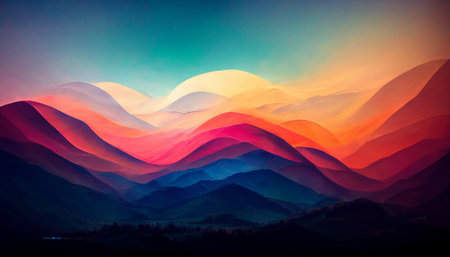
#> input picture Module_1/ex02/landscape.jpg, 450 x 257 px, found by its file name
$ python test_all.py
#> lines starting #> are read from the running program, lines starting #| are printed output that depends on the picture
### Module_1/ex00/give_bmi.py
import numpy as np
from typing import Union


def give_bmi(height: list[Union[int, float]],
             weight: list[Union[int, float]]) -> list[Union[int, float]]:
    if len(height) != len(weight):
        raise ValueError("Lists must be of same length")

    for h in height:
        if not isinstance(h, (int, float)):
            raise TypeError("Height list contains non-numeric value")
    for w in weight:
        if not isinstance(w, (int, float)):
            raise TypeError("Weight list contains non-numeric value")

    h_arr = np.array(height, dtype=float)
    w_arr = np.array(weight, dtype=float)
    return (w_arr / (h_arr ** 2)).tolist()


def apply_limit(bmi: list[Union[int, float]], limit: int) -> list[bool]:
#> called with limit = 26
    for b in bmi:
        if not isinstance(b, (int, float)):
            raise TypeError("BMI list contains non-numeric value")

    return (np.array(bmi) > limit).tolist()

### Module_1/ex02/load_image.py
from PIL import Image
import numpy as np


def ft_load(path: str) -> np.ndarray:
    """
    Charge une image depuis un chemin donné,
    imprime son format et retourne son contenu en RGB.
    Gère les erreurs si le fichier n'est pas trouvable
    ou si le format n'est pas supporté.
    """
#> called with path = 'landscape.jpg'

    try:
        img = Image.open(path)
#> img is the input picture: PIL image 450x257 RGB; mean R, G, B 98.7, 79.1, 89.1
#| The shape of image is: (257, 450, 3)
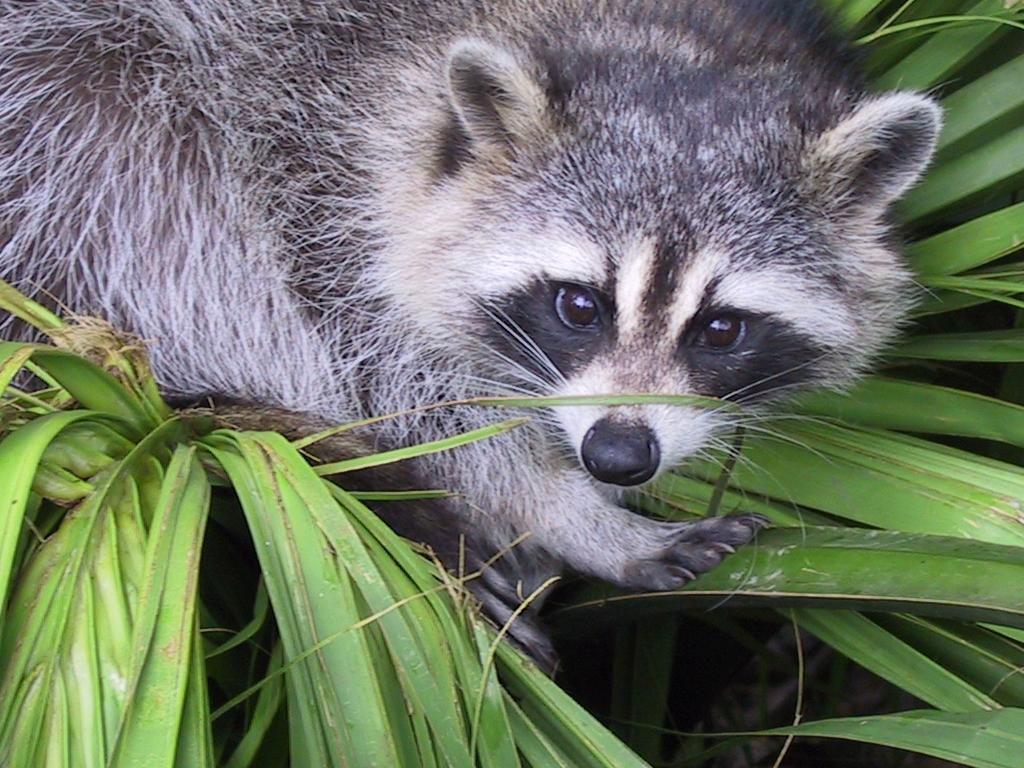
#> input picture Module_1/ex02/animal.jpeg, 1024 x 768 px, found by its file name
#> img is the input picture: PIL image 1024x768 RGB; mean R, G, B 110.7, 117.7, 102.1

        img = img.convert("RGB")
        img_array = np.array(img)

        print(f"The shape of image is: {img_array.shape}")
#| The shape of image is: (768, 1024, 3)

        return img_array

    except FileNotFoundError:
        print(f"❌ Erreur : L'image '{path}' n'a pas été trouvée.")
        return None
    except IOError as e:
        print(f"❌ Erreur : Impossible de lire le fichier '{path}'. {e}")
        return None

### Module_1/ex03/zoom.py
import numpy as np
import matplotlib.pyplot as plt
from ex02.load_image import ft_load


def ft_zoom(path: str) -> np.ndarray:
    """
    Charge une image, affiche sa shape, effectue un zoom 400x400 sur un canal,
    affiche la nouvelle shape et les données de pixels.
    Sauvegarde l'image zoomée avec des axes.
    """
    img = ft_load(path)
    if img is None:
        print("❌ Échec du chargement de l'image.")
        return None

    # Affichage de la forme initiale
    print(f"The shape of image is: {img.shape}")
#| The shape of image is: (768, 1024, 3)
    print(img)
#> (printed output is left out)

    try:
        # Zoom centré, 400x400 sur le canal R (canal 0)
        center_y, center_x = img.shape[0] // 2, img.shape[1] // 2
#> center_y = 384; center_x = 512
        zoom = img[
            center_y - 200:center_y + 200,
            center_x - 200:center_x + 200,
            0:1  # on garde la 3e dimension
        ]
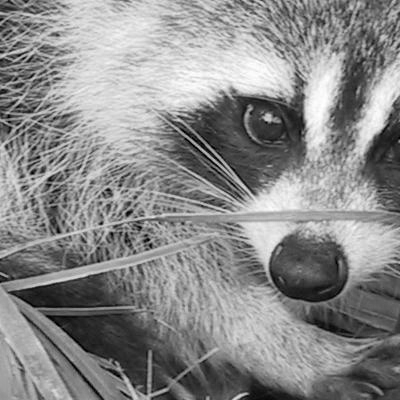
#> zoom: shape (400, 400, 1); min 0, max 255, mean 138.1

        # Affichage de la forme après slicing
        print(f"New shape after slicing: {zoom.shape}")
#| New shape after slicing: (400, 400, 1)
        print(zoom)
#> (printed output is left out)

        # Affichage graphique (sauvegarde dans un fichier)
        fig, ax = plt.subplots()
        im = ax.imshow(zoom, cmap="gray")
        ax.set_title("Zoom sur l'image")
        ax.set_xlabel("Axe X")
        ax.set_ylabel("Axe Y")
        plt.colorbar(im)
        plt.grid(True)

        fig.savefig("ex03/zoomed_image.png")
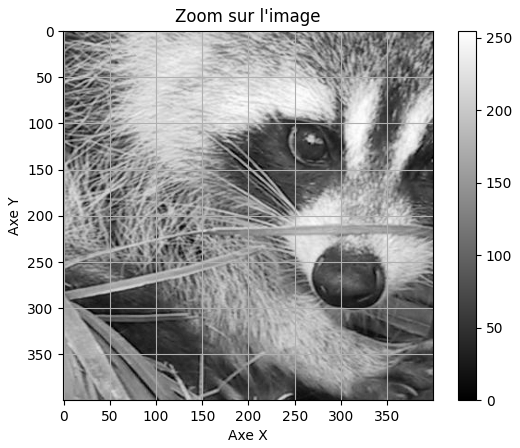
#> figure drawn by matplotlib, 2 panels
        plt.close(fig)

        return zoom

    except Exception as e:
        print(f"❌ Erreur pendant le zoom : {e}")
        return None


def main():
    image_path = "ex03/animal.jpeg"
    ft_zoom(image_path)


# [2 lines that do not run on import are left out]

### Module_1/ex01/array2D.py
def slice_me(family: list, start: int, end: int) -> list:
    """
    Découpe un tableau 2D en fonction des indices start et end.
    Imprime la forme initiale et la forme après découpage.
    """

    # Vérification que c'est bien une liste de listes
    if not isinstance(family, list) or not all(isinstance(row, list) for row in family):
        print("❌ Le tableau doit être une liste de listes.")
        raise ValueError("Le tableau doit être une liste de listes.")

    # Vérification que chaque ligne a la même longueur
    row_lengths = [len(row) for row in family]
    if len(set(row_lengths)) != 1:
        print("❌ Toutes les lignes doivent avoir la même longueur.")
        raise ValueError("Toutes les lignes doivent avoir la même longueur.")

    # Vérification des types de start/end
    if not isinstance(start, int) or not isinstance(end, int):
        print("❌ Les indices start et end doivent être des entiers.")
        raise TypeError("Les indices start et end doivent être des entiers.")

    # Affichage de la forme initiale
    original_shape = (len(family), row_lengths[0])
    print(f"My shape is : {original_shape}")

    # Découpage
    sliced = family[start:end]

    # Affichage de la nouvelle forme
    new_shape = (len(sliced), row_lengths[0] if sliced else 0)
    print(f"My new shape is : {new_shape}")

    return sliced

### Module_1/test_all.py
# test_all.py

import sys
import os

# Ajouter les dossiers ex00, ex01, ... au PATH pour les imports
sys.path.append(os.path.join(os.path.dirname(__file__), 'ex00'))
sys.path.append(os.path.join(os.path.dirname(__file__), 'ex01'))
sys.path.append(os.path.join(os.path.dirname(__file__), 'ex02'))
sys.path.append(os.path.join(os.path.dirname(__file__), 'ex03'))
sys.path.append(os.path.join(os.path.dirname(__file__), 'ex04'))
sys.path.append(os.path.join(os.path.dirname(__file__), 'ex05'))

# Import des tests pour chaque exercice
from give_bmi import give_bmi, apply_limit
from array2D import slice_me
from load_image import ft_load
from zoom import ft_zoom
from rotate import ft_rotate
from pimp_image import ft_invert, ft_red, ft_green, ft_blue, ft_grey

def test_ex00():
    print("Testing Exercise 00 - BMI")
    height = [2.71, 1.15]
    weight = [165.3, 38.4]
    bmi = give_bmi(height, weight)
    print("BMI:", bmi)
    print("Apply Limit:", apply_limit(bmi, 26))
    print()

def test_ex01():
    print("Testing Exercise 01 - 2D Array")
    family = [
        [1.80, 78.4],
        [2.15, 102.7],
        [2.10, 98.5],
        [1.88, 75.2]
    ]
    print(slice_me(family, 0, 2))
    print(slice_me(family, 1, -2))
    print()

def test_ex02():
    print("Testing Exercise 02 - Load Image")
    print(ft_load("landscape.jpg"))
    print()

def test_ex03():
    print("Testing Exercise 03 - Zoom Image")
    ft_zoom("animal.jpeg")
    print()

def test_ex04():
    print("Testing Exercise 04 - Rotate Image")
#> (the run stopped early here; a loop or call above may not have finished)
